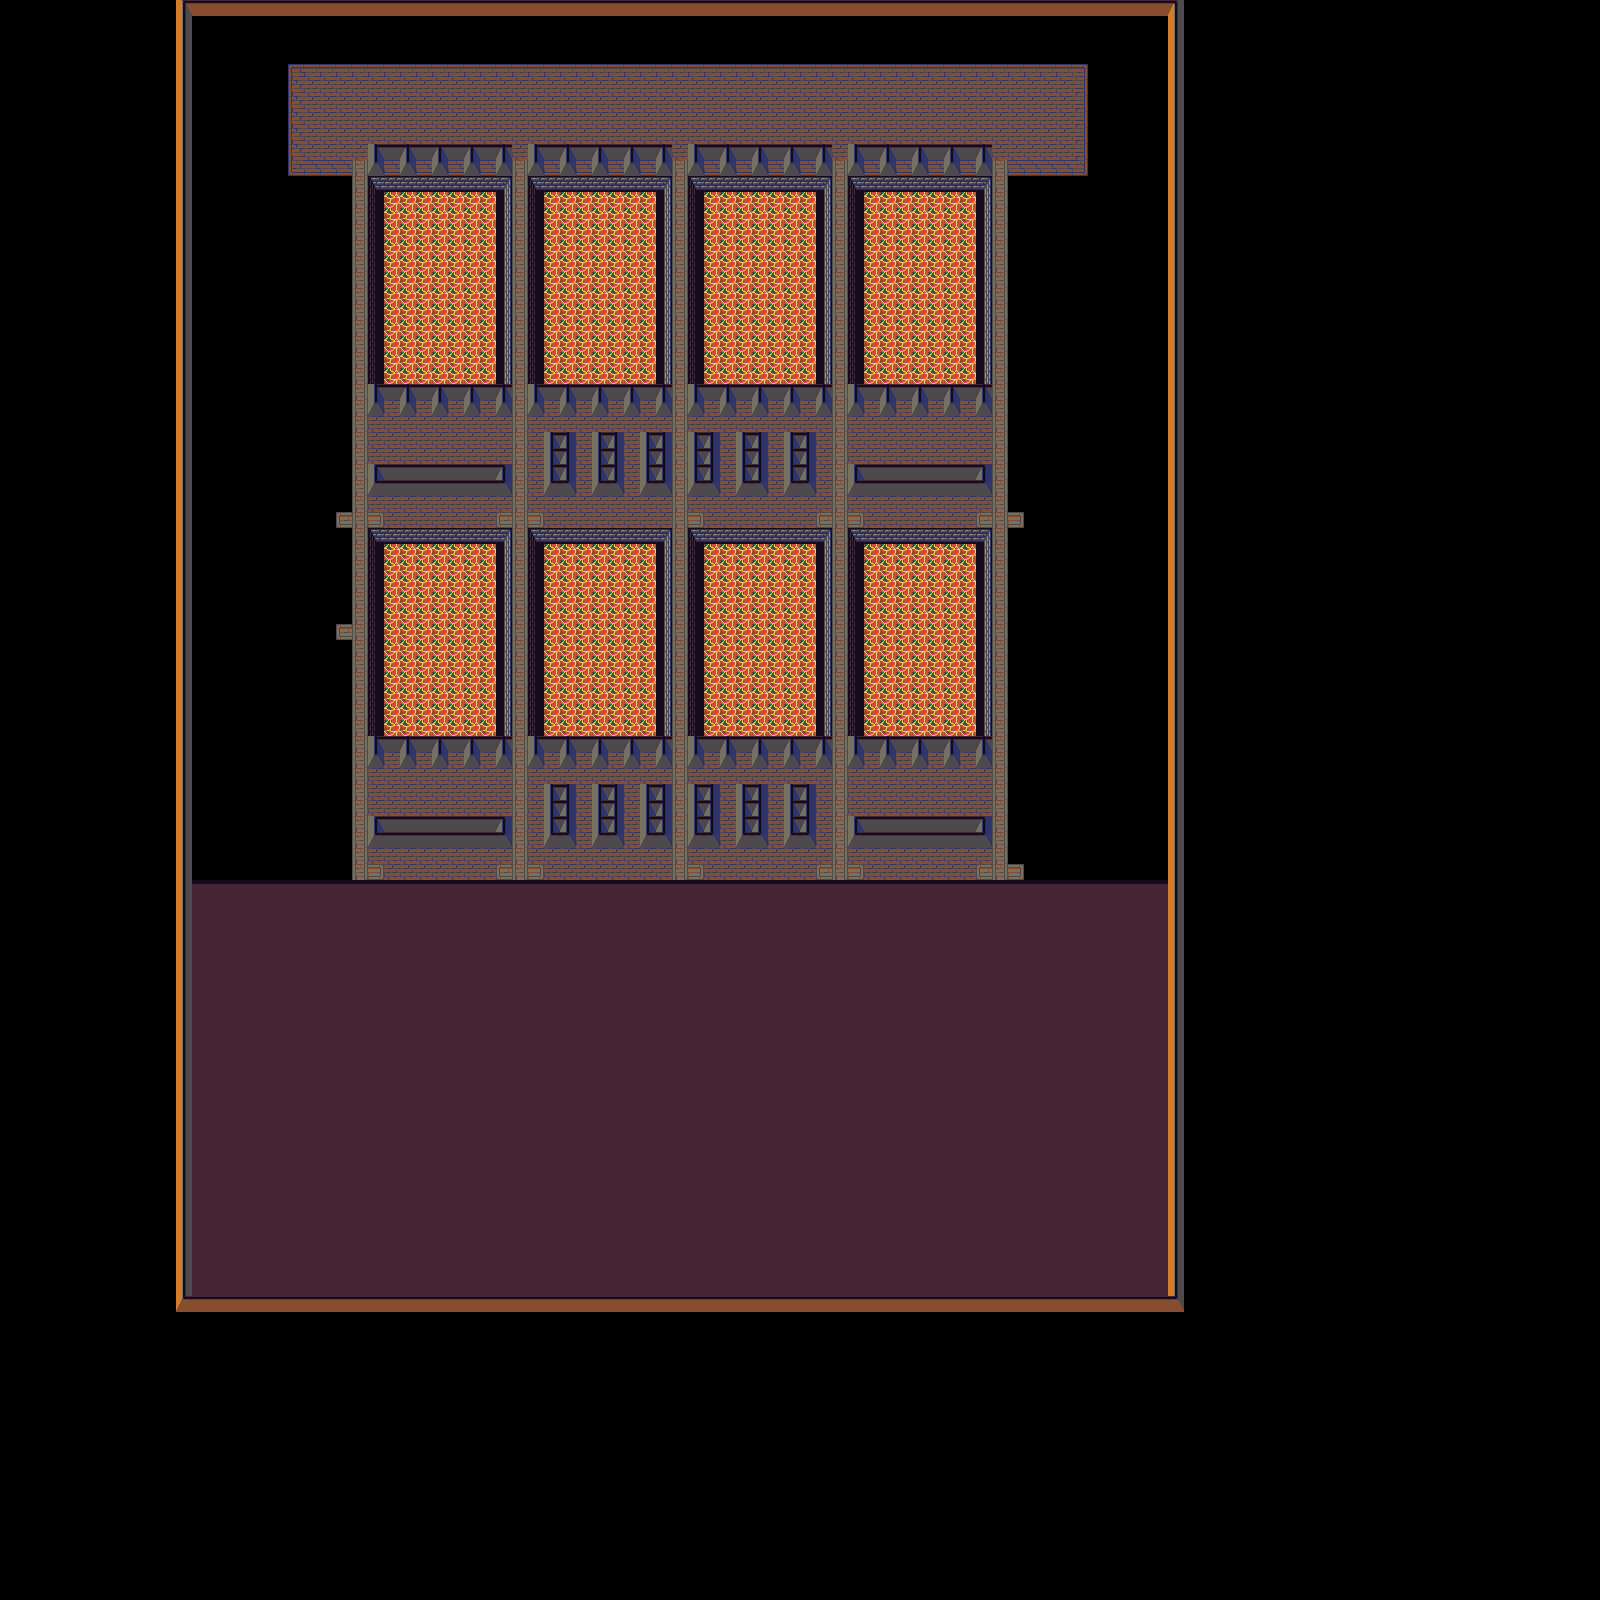

This game map was drawn from its Tiled (.tmx) file and the tilesets committed beside it. A one-line description and the trimmed map source follow:
An orthogonal 100x100 tile map with 16x16 px tiles, 3 tile layers (pit, floor, wall), 3 tilesets.

<map version="1.0" orientation="orthogonal" renderorder="right-down" width="100" height="100" tilewidth="16" tileheight="16" backgroundcolor="#000000">
 <tileset firstgid="1" name="Floor" tilewidth="16" tileheight="16">
  <image source="../Objects/Floor.png" width="336" height="624" />
 </tileset>
 <tileset firstgid="820" name="Wall" tilewidth="16" tileheight="16">
  <image source="../Objects/Wall.png" width="320" height="816" />
 </tileset>
 <tileset firstgid="1840" name="Pit0" tilewidth="16" tileheight="16">
  <image source="../Objects/Pit0.png" width="128" height="512" />
 </tileset>
 <layer name="pit" width="100" height="100">
  <data>[10000 cells, 936 non-empty, 6 distinct tile ids]</data>
 </layer>
 <layer name="floor" width="100" height="100">
  <data>[10000 cells, 1313 non-empty, 13 distinct tile ids]</data>
 </layer>
 <layer name="wall" width="100" height="100">
  <data>[10000 cells, 2226 non-empty, 19 distinct tile ids]</data>
 </layer>
</map>
